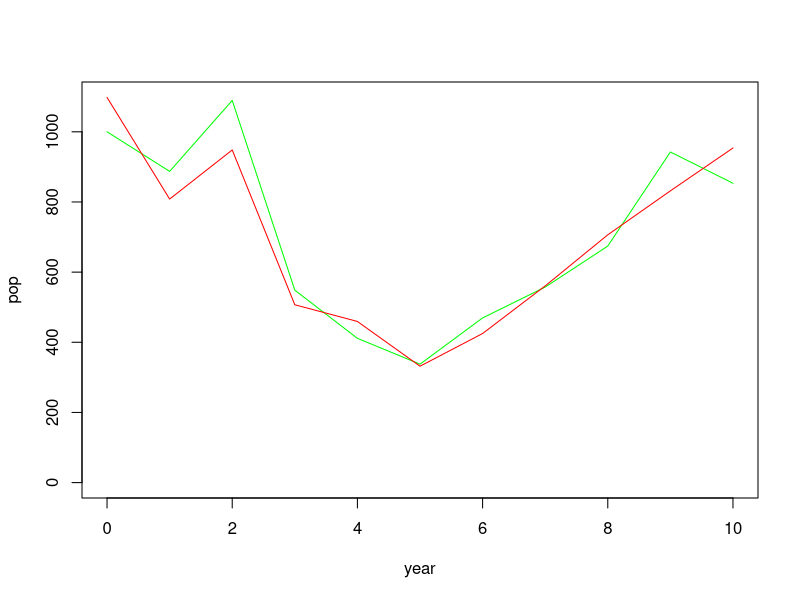
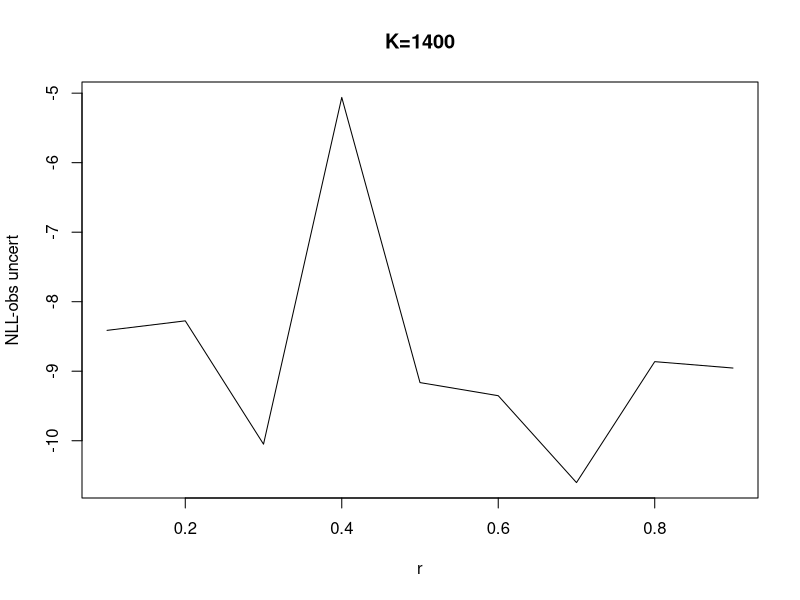
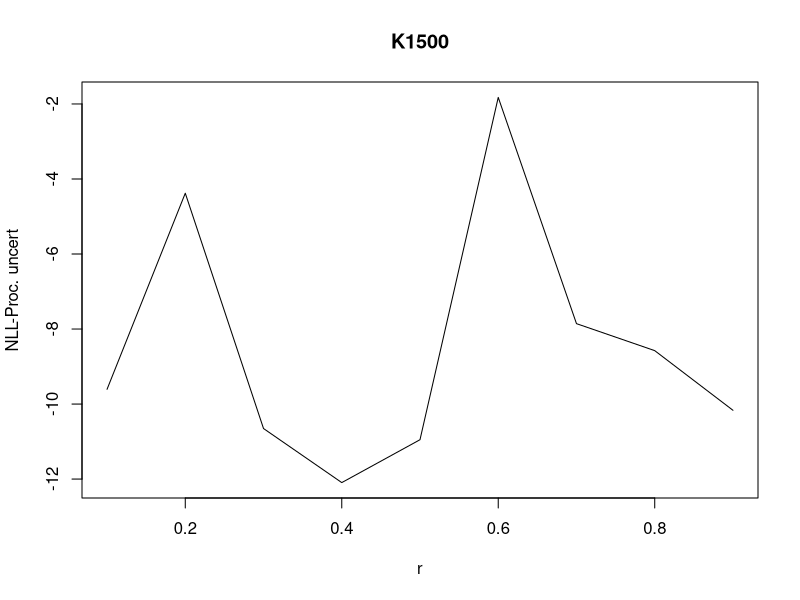
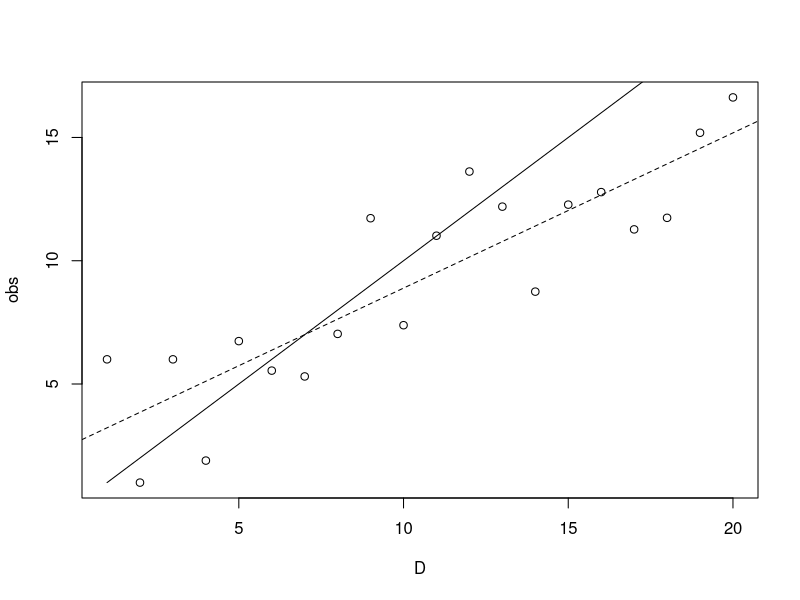

Generate these figures, in order, with R:
## ---- chunk 1
knitr::opts_chunk$set(echo = TRUE)
library(tidyverse)
## ---- chunk 2

##### Define params:
r=0.5
K=1000
sigW=0.1 # process uncert
sigV=0.1 # observation uncert
ct=0.5
fshYrs<-c(3,4,5)


mcMod<-data.frame(t=0:10,
                  rlPop=c(K,rep(NA,10)))

logPOU<-function(df){
  
  df$Zw<-rnorm(11,mean=0,sd=1)
  for(i in 2:11){
    
    C=ifelse(df$t[i] %in% fshYrs,ct,0) # fishing just during the years defined
    sW<-exp(df$Zw[i]*sigW-(sigW^2)/2)
    
    df$rlPop[i]<-sW*(df$rlPop[i-1]+r*df$rlPop[i-1]*(1-(df$rlPop[i-1]/K))-(C*df$rlPop[i-1]))
    
  }
  
  df<-df %>%
    mutate(Zv=rnorm(11,mean=0,sd=1))%>%
    mutate(obsPop=rlPop*exp(Zv*sigV-(sigV^2)/2))
 return(df) 
}

modDF<-logPOU(mcMod)

plot(rlPop~t,data=modDF,type="l",col="green",xlab="year",ylab="pop",ylim=c(0,max(c(rlPop,obsPop))))
lines(obsPop~t,data=modDF, col="red")
## ---- chunk 3

rs=seq(0.1,0.9,by=0.1)
Ks=seq(300,1500,by=100)

nllDF<-modDF%>%
  select(t,obsPop)

rsNA<-data.frame(Nr1=rep(NA,nrow(nllDF)),
                 Nr2=rep(NA,nrow(nllDF)),
                 Nr3=rep(NA,nrow(nllDF)),
                 Nr4=rep(NA,nrow(nllDF)),
                 Nr5=rep(NA,nrow(nllDF)),
                 Nr6=rep(NA,nrow(nllDF)),
                 Nr7=rep(NA,nrow(nllDF)),
                 Nr8=rep(NA,nrow(nllDF)),
                 Nr9=rep(NA,nrow(nllDF)))

nrDF<-cbind(nllDF,rsNA)

### logistic model function

logModLoop<-function(df,rw,ri,Ki){
       
  C=ifelse(df[rw,1] %in% fshYrs,ct,0) # fishing just during the years defined

  determ<-(df[rw-1,2]+ri*df[rw-1,2]*(1-(df[rw-1,2]/Ki))-(C*df[rw-1,2]))
  return(determ)
}

#########
determ<-function(rSeq,kSeq){
  
  detArr<-array(numeric(),c(nrow(nllDF),length(rs)+2,length(Ks)))
  
  for(j in 1:length(Ks)){
    
    inptMx<-as.matrix(nrDF)
    
    for(i in 1:length(rs)){

      # K<<-Ks[j]
      # r<<-rs[i]
      inptMx[2:nrow(nrDF),i+2]<-sapply(2:11,function(x) logModLoop(df=nrDF,rw=x,ri=rs[i],Ki=Ks[j]))

    }
    #print(inptMx)
    detArr[,,j]<-inptMx
  }
return(detArr)
}

detArr<-determ(rs,Ks)

## ---- chunk 4
devFun<-function(uncert){
  devArr<-array(numeric(),c(nrow(nllDF),length(rs)+2,length(Ks)))

  for(j in 1:length(Ks)){
    dev<-data.frame(t=0:10,
                    space=NA,
                    Dr1=NA,
                    Dr2=NA,
                    Dr3=NA,
                    Dr4=NA,
                    Dr5=NA,
                    Dr6=NA,
                    Dr7=NA,
                    Dr8=NA,
                    Dr9=NA)
    devMat<-as.matrix(dev)
    
  for(i in 1:length(rs)){
    devMat[2:nrow(nrDF),i+2]<-rnorm(10)*uncert
    
  }
      devArr[,,j]<-devMat
  }
return(devArr)
}

devArr<-devFun(sigV)
## ---- chunk 5
nllTFun<-function(uncert){
  nllTArr<-array(numeric(),c(10,length(rs),length(Ks)))

  for(j in 1:length(Ks)){
    ntd<-data.frame(Dr1=rep(NA,10),
                    Dr2=NA,
                    Dr3=NA,
                    Dr4=NA,
                    Dr5=NA,
                    Dr6=NA,
                    Dr7=NA,
                    Dr8=NA,
                    Dr9=NA)
    nllMat<-as.matrix(ntd)
    
  for(i in 1:length(rs)){
    nllMat[,i]<-sapply(1:10,function(x) log(uncert)+(1/2)*log(2*pi)+(devArr[x+1,i+2,j]^2/(2*uncert^2)))
    
  }
    #print(nllMat)
      nllTArr[,,j]<-nllMat
  }
return(nllTArr)
}

nllArr<-nllTFun(sigV)
## ---- chunk 6
nllDF2<-data.frame(r=rs,
                  k1=NA,
                  k2=NA,
                  k3=NA,
                  k4=NA,
                  k5=NA,
                  k6=NA,
                  k7=NA,
                  k8=NA,
                  k9=NA,
                  k10=NA,
                  k11=NA,
                  k12=NA,
                  k13=NA)
colnames(nllDF2)<-c("r",sapply(Ks,function(x) paste("K",x,sep="")))

for(i in 1:length(Ks)){
  nllDF2[,i+1]<-apply(nllArr[,,i],2, sum)
}

minDims<-which(nllDF2==min(nllDF2),arr.ind=T)

nll_r=nllDF2[minDims[1],1]
nll_k=colnames(nllDF2)[13]

plot(K1400~r,data=nllDF2,type="l",main="K=1400",ylab="NLL-obs uncert")
## ---- chunk 7

nllDF<-modDF%>%
  select(t,obsPop)

rsNA<-data.frame(Nr1=rep(NA,nrow(nllDF)),
                 Nr2=rep(NA,nrow(nllDF)),
                 Nr3=rep(NA,nrow(nllDF)),
                 Nr4=rep(NA,nrow(nllDF)),
                 Nr5=rep(NA,nrow(nllDF)),
                 Nr6=rep(NA,nrow(nllDF)),
                 Nr7=rep(NA,nrow(nllDF)),
                 Nr8=rep(NA,nrow(nllDF)),
                 Nr9=rep(NA,nrow(nllDF)))

nrDF<-cbind(nllDF,rsNA)

### logistic model function

logModLoopPU<-function(df,rw,ri,Ki){
  
  C=ifelse(df[rw,1] %in% fshYrs,ct,0) # fishing just during the years defined
  df$Zw<-rnorm(nrow(df))
  sW<-exp(df$Zw[rw]*sigW-(sigW^2)/2)

  determ<-sW*(df[rw-1,2]+ri*df[rw-1,2]*(1-(df[rw-1,2]/Ki))-(C*df[rw-1,2]))
  return(determ)
}

#########
determPU<-function(rSeq,kSeq){
  
  detArr<-array(numeric(),c(nrow(nllDF),length(rs)+2,length(Ks)))
  
  for(j in 1:length(Ks)){
    
    inptMx<-as.matrix(nrDF)
    
    for(i in 1:length(rs)){

      # K<<-Ks[j]
      # r<<-rs[i]
      inptMx[2:nrow(nrDF),i+2]<-sapply(2:11,function(x) logModLoopPU(df=nrDF,rw=x,ri=rs[i],Ki=Ks[j]))

    }
    #print(inptMx)
    detArr[,,j]<-inptMx
  }
return(detArr)
}

detArrPU<-determPU(rs,Ks)

## ---- chunk 8

devArrPU<-devFun(sigW)
## ---- chunk 9


nllArrPU<-nllTFun(sigW)
## ---- chunk 10
nllDF3<-data.frame(r=rs,
                  k1=NA,
                  k2=NA,
                  k3=NA,
                  k4=NA,
                  k5=NA,
                  k6=NA,
                  k7=NA,
                  k8=NA,
                  k9=NA,
                  k10=NA,
                  k11=NA,
                  k12=NA,
                  k13=NA)
colnames(nllDF3)<-c("r",sapply(Ks,function(x) paste("K",x,sep="")))

for(i in 1:length(Ks)){
  nllDF3[,i+1]<-apply(nllArrPU[,,i],2, sum)
}

minDims<-which(nllDF3==min(nllDF3),arr.ind=T)

nll_rPU=nllDF3[minDims[1],1]
nll_kPU=colnames(nllDF3)[13]

plot(nllDF3[,minDims[2]]~nllDF3$r,data=nllDF3,type="l",main=colnames(nllDF3)[minDims[2]],ylab="NLL-Proc. uncert",xlab="r")
## ---- chunk 11

q=1.0
r=0.03
p=-3
D=1

schnt<-data.frame(D=1:20) %>%
  mutate(index=ifelse((p+q*D)/(1+r*D)>=0,(p+q*D)/(1+r*D),0)) %>%
  mutate(obs=sapply(.$index,function(x) x+rpois(1,4)))
  
trueMod<-lm(obs~D,schnt)

plot(obs~D,data=schnt)
lines(D~D,data=schnt)
abline(trueMod,lty=2)
## ---- chunk 12
